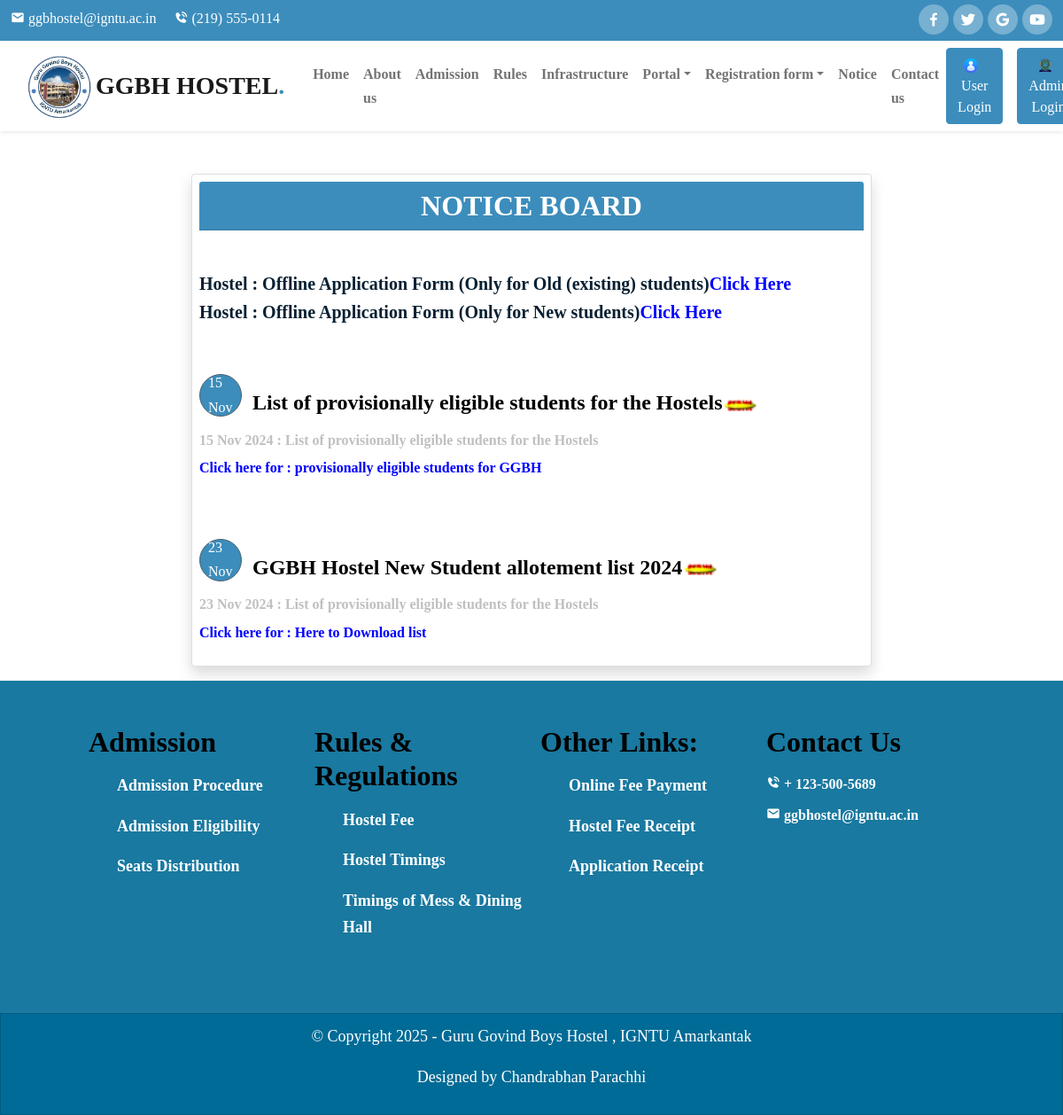
Page /notice.php on the committed database.
### tables this page shows
CREATE TABLE `notice` (
  `notice_id` int(11) NOT NULL,
  `title` varchar(255) NOT NULL,
  `description` varchar(255) NOT NULL,
  `link_title` varchar(255) NOT NULL,
  `file` varchar(400) NOT NULL,
  `post_date` date NOT NULL DEFAULT current_timestamp()
);

### notice.php (the view, shortened to what this page needs)
<!DOCTYPE html>
<html lang="en">
<head>
    <link rel="stylesheet" href="./css/owl.carousel.min.css">
    <link rel="stylesheet" href="./css/owl.theme.default.min.css">
    <?php require('./includes/links.php')?>
</head>
<body data-bs-spy="scroll" data-bs-target=".navbar">
<?php require('./includes/header.php')?>
<div class="col-sm-8 align-self-center mx-auto mt-5">
    <div class="card  mt-5 m-3 p-2 shadow">
        <h2 class="card-header heading text-white text-center" style="background:#3c8dbc">
        NOTICE BOARD
        </h2>
        <div class="linkform mt-5">
        <h5>Hostel : Offline Application Form (Only for Old (existing) students)<a href="./document/HostelApplicationJuly17.pdf" target="_blank" class="link">Click Here </a></h5>
        <h5>Hostel : Offline Application Form (Only for New students)<a href="./document/HostelAdmFormNewStu.pdf" target="_blank" class="link">Click Here </a></h5>
        </div>
        <?php
        include('includes/db_config.php');
        $query="select * from notice";
        $result=mysqli_query($con,$query);
        while($row=mysqli_fetch_assoc($result))
        {
        ?>
       <div class="circle1">
        <p ><?php $wop = $row['post_date']; print date("d M",strtotime($wop))?></p>
      </div>
      <h4 style="color:black"><?php echo $row['title']?><img src="images/new1.gif" style="width: 40px;"></h4>
        <h6 style="color:silver"><?php $wop = $row['post_date']; print date("d M Y : ",strtotime($wop))?><?php echo $row['description']?></h6>
        <?php echo"<a href='".'HostelProject/'.$row['file']."'target='blank'  class='link' ><p>Click here for : ".$row['link_title']."</p></a>" ?>
        <?php
            }
            ?>
    </div>
</div>
<?php require('./includes/footer.php')?>
</body>
</html>

### css/style.css (style rules this page uses)
body { font-family: "Barlow",sans-serif; line-height: 1.7; color:#516171; }
h1,h2,h3,h4,h5,h6 { font-weight: 700 !important; color: #092032; }
a { color: #092032; text-decoration: none; transition: all 0.4s ease; font-weight: 800; }
img { width: 100%; }

### css/footer.css (style rules this page uses)
* { text-decoration: none; font-family: poppins; box-sizing: border-box; }
body { margin:0; background-image:linear-gradient(to bottom,white,white); }

### notice.php (style rules this page uses)
.link { text-decoration: none; color: blue; }
.circle1 { background-color:#3c8dbc ; width: 48px; height: 48px; border-radius: 50%; border: 1px solid; position: relative; top: 50px; }
.circle1 p { color: white; position: relative; left: 9px; bottom: 5px; font-size: 16px; }
h4 { margin-left:60px; position: relative; top: 20px; }
h6 { margin-top: 30px; }

### rows in the picture
notice: post_date "15 Nov", title "List of provisionally eligible students for the Hostels", post_date "15 Nov 2024 :", description "List of provisionally eligible students for the Hostels", link_title "provisionally eligible students for GGBH"
notice: post_date "23 Nov", title "GGBH Hostel New Student allotement list 2024", post_date "23 Nov 2024 :", description "List of provisionally eligible students for the Hostels", link_title "Here to Download list"
